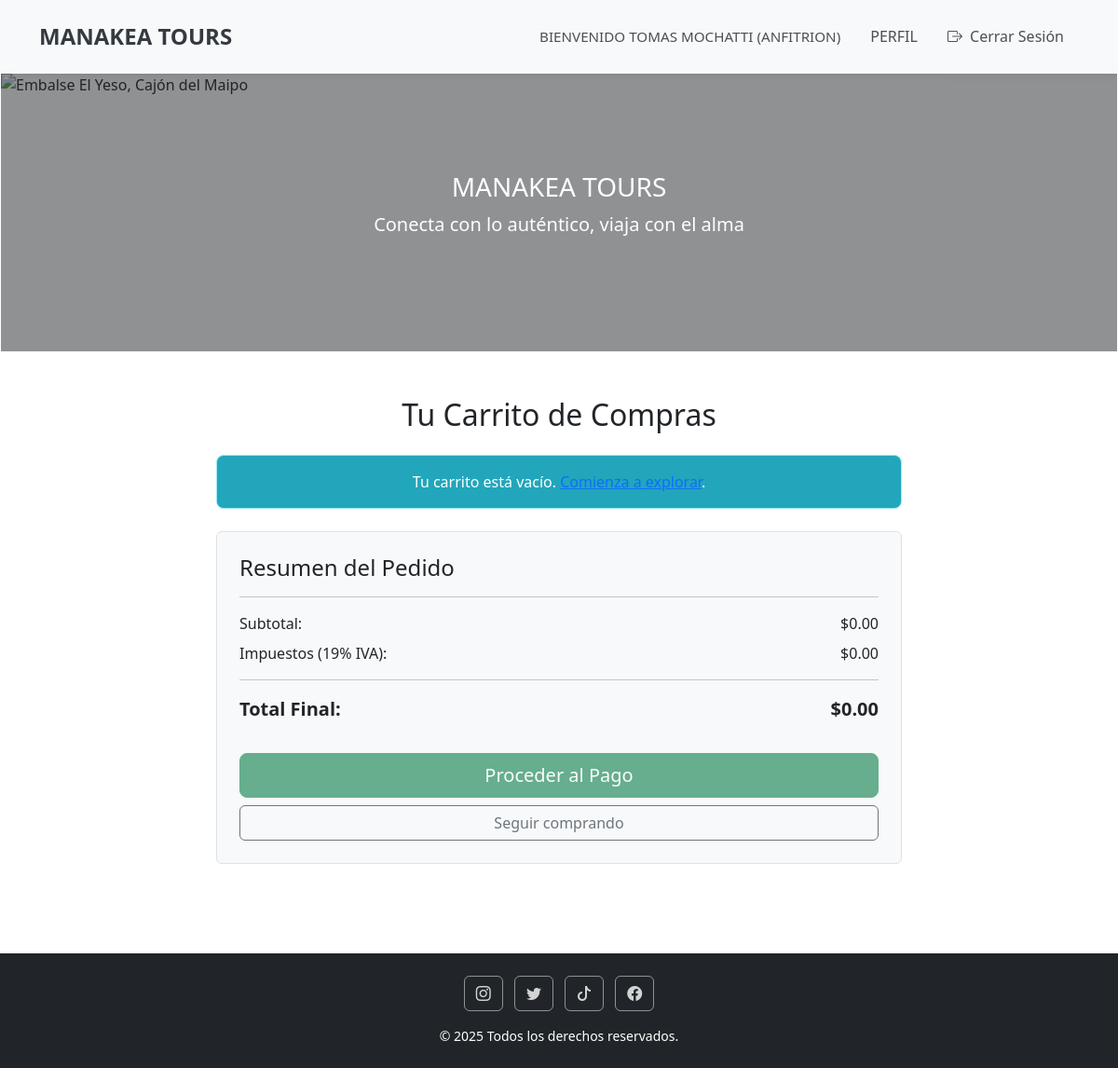
The page /carrito/ (signed in) on the database its author committed.
### core/models.py (models this page shows, shortened)
class Usuario(AbstractBaseUser, PermissionsMixin):
    nombre = models.CharField(max_length=100)
    apellido = models.CharField(max_length=100)
    correo = models.EmailField(unique=True)
    telefono = models.CharField(max_length=20, blank=True, null=True) # Campo de teléfono
    tipo_usuario = models.ForeignKey(TipoUsuario, on_delete=models.SET_NULL, null=True, blank=True)
    is_active = models.BooleanField(default=True) # Indica si la cuenta está activa
    is_staff = models.BooleanField(default=False) # Necesario para acceder al admin de Django
    date_joined = models.DateTimeField(auto_now_add=True) # Fecha de creación del usuario
    objects = UsuarioManager() # Asigna tu Manager personalizado
    USERNAME_FIELD = 'correo' # Django usará 'correo' como campo de nombre de usuario para el login
    REQUIRED_FIELDS = ['nombre', 'apellido'] # Campos requeridos al crear un superusuario con createsuperuser
    groups = models.ManyToManyField(
        'auth.Group',
        verbose_name='groups',
        blank=True,
        help_text='The groups this user belongs to. A user will get all permissions granted to each of their groups.',
        related_name="core_usuario_set", # Asegura un related_name único para evitar conflictos
        related_query_name="usuario",
    )
    user_permissions = models.ManyToManyField(
        'auth.Permission',
        verbose_name='user permissions',
        blank=True,
        help_text='Specific permissions for this user.',
        related_name="core_usuario_set", # Asegura un related_name único para evitar conflictos
        related_query_name="usuario",
    )
    class Meta:
        verbose_name = "Usuario"
        verbose_name_plural = "Usuarios"

class TipoUsuario(models.Model):
    tipo_nombre = models.CharField(max_length=50, unique=True)
    class Meta:
        verbose_name = "Tipo de Usuario"
        verbose_name_plural = "Tipos de Usuarios"

### core/views.py (the view)
# urls.py: path('carrito/', views.carrito, name='carrito'),
def carrito(request):
    return render(request, 'core/carrito.html')

### core/templates/core/carrito.html (shortened to what this page needs)
{% load static %}
<!DOCTYPE html>
<html lang="es">
<head>
    <link rel="stylesheet" href="{% static 'css/global.css' %}">
    <link href="https://cdn.jsdelivr.net/npm/bootstrap@5.3.0/dist/css/bootstrap.min.css" rel="stylesheet">
    <link href="https://cdn.jsdelivr.net/npm/bootstrap-icons@1.10.5/font/bootstrap-icons.css" rel="stylesheet">
</head>
<body>
    <nav class="navbar navbar-expand-lg navbar-light bg-light">
        <div class="container">
            {% if user.is_authenticated %}
                <a class="navbar-brand fw-bold" href="{% url 'inicioregistrado' %}">MANAKEA TOURS</a>
            {% else %}
                <a class="navbar-brand fw-bold" href="{% url 'inicio' %}">MANAKEA TOURS</a>
            {% endif %}
            <div class="collapse navbar-collapse justify-content-end" id="navbarNav">
                <ul class="navbar-nav">
                    {% if user.is_authenticated %}
                        <li class="nav-item d-flex align-items-center">
                            <span class="nav-link welcome-message">
                                BIENVENIDO {{ user.nombre|upper }} {{ user.apellido|upper }}
                                {% if user.tipo_usuario %}
                                    <span class="user-role">({{ user.tipo_usuario.tipo_nombre|upper }})</span>
                                {% endif %}
                            </span>
                        </li>
                        <li class="nav-item">
                            <a class="nav-link" href="{% url 'perfil' %}">PERFIL</a>
                        </li>
                        <li class="nav-item">
                            <a class="nav-link btn btn-outline-danger btn-sm ms-2" href="{% url 'logout' %}">
                                <i class="bi bi-box-arrow-right me-1"></i> Cerrar Sesión
                            </a>
                        </li>
                    {% endif %}
                </ul>
            </div>
        </div>
    </nav>
    <div id="carouselExampleSlidesOnly" class="carousel slide border border-white" data-bs-ride="carousel" style="height: 300px;">
        <div class="carousel-inner h-100">
            <div class="carousel-item active position-relative h-100">
                <img src="https://www.cvc.com.br/dicas-de-viagem/wp-content/uploads/2019/09/cajon-del-maipo-embalse-el-yeso-chile.jpg"
                     class="d-block w-100 h-100 object-fit-cover" alt="Embalse El Yeso, Cajón del Maipo">
                <div class="position-absolute top-0 start-0 w-100 h-100 d-flex flex-column justify-content-center align-items-center text-white bg-dark bg-opacity-50">
                    <h1 class="h3">MANAKEA TOURS</h1>
                    <p class="lead">Conecta con lo auténtico, viaja con el alma</p>
                </div>
            </div>
        </div>
    </div>
    <div class="container my-5">
        <h2 class="mb-4 text-center">Tu Carrito de Compras</h2>
        <div class="row justify-content-center">
            <div class="col-lg-8 col-md-10">
                <div id="full-cart-items">
                </div>
                <div class="carrito-summary mt-4 p-4 border rounded bg-light">
                    <h4 class="mb-3">Resumen del Pedido</h4>
                    <hr>
                    <div class="d-flex justify-content-between mb-2">
                        <span>Subtotal:</span>
                        <span>$<span id="subtotal-completo">0.00</span></span>
                    </div>
                    <div class="d-flex justify-content-between mb-2">
                        <span>Impuestos (19% IVA):</span>
                        <span>$<span id="impuestos-completo">0.00</span></span>
                    </div>
                    <hr>
                    <div class="d-flex justify-content-between fw-bold fs-5 mb-3">
                        <span>Total Final:</span>
                        <span>$<span id="total-final-completo">0.00</span></span>
                    </div>
                    <button id="proceder-pago-btn" class="btn btn-success w-100 btn-lg mt-3">Proceder al Pago</button>
                    <a href="{% url 'inicioregistrado' %}" class="btn btn-outline-secondary w-100 mt-2">Seguir comprando</a>
                </div>
            </div>
        </div>
    </div>
    <footer class="bg-dark text-center text-white py-4 mt-5">
        <div class="container">
            <div class="mb-3 social-icons-container">
                <a href="https://www.instagram.com" target="_blank" class="btn btn-outline-light mx-1"><i class="bi bi-instagram"></i></a>
                <a href="https://www.twitter.com" target="_blank" class="btn btn-outline-light mx-1"><i class="bi bi-twitter"></i></a>
                <a href="https://www.tiktok.com" target="_blank" class="btn btn-outline-light mx-1"><i class="bi bi-tiktok"></i></a>
                <a href="https://www.facebook.com" target="_blank" class="btn btn-outline-light mx-1"><i class="bi bi-facebook"></i></a>
            </div>
            <p class="mb-0 small">&copy; 2025 Todos los derechos reservados.</p>
        </div>
    </footer>
</body>
</html>

### core/static/css/global.css (style rules this page uses)
body { min-height: 100vh; display: flex; flex-direction: column; margin: 0; padding: 0; }
.btn { margin-top: auto; }
.navbar { background-color: rgba(255, 255, 255, 0.85) !important; box-shadow: 0 2px 10px rgba(0,0,0,0.1); padding: 1rem 0 !important; }
.navbar-brand { font-size: 1.5rem !important; color: #343a40 !important; font-weight: 700 !important; }
.navbar-nav .nav-link { color: #495057 !important; font-weight: 500 !important; margin: 0 0.5rem; transition: color 0.3s ease; }
.welcome-message { color: #6c757d !important; font-size: 0.95rem !important; margin-right: 1rem; }
footer { background-color: rgba(33, 37, 41, 0.9) !important; padding: 2rem 0 !important; color: rgba(255, 255, 255, 0.8) !important; }
footer .btn-outline-light { border-color: rgba(255, 255, 255, 0.5) !important; color: rgba(255, 255, 255, 0.8) !important; }
.navbar .btn-outline-danger { border: none !important; background-color: transparent !important; color: #495057 !important; }

### rows shown on the page
Usuario: nombre "TOMAS", apellido "MOCHATTI", tipo_usuario.tipo_nombre "ANFITRION"
